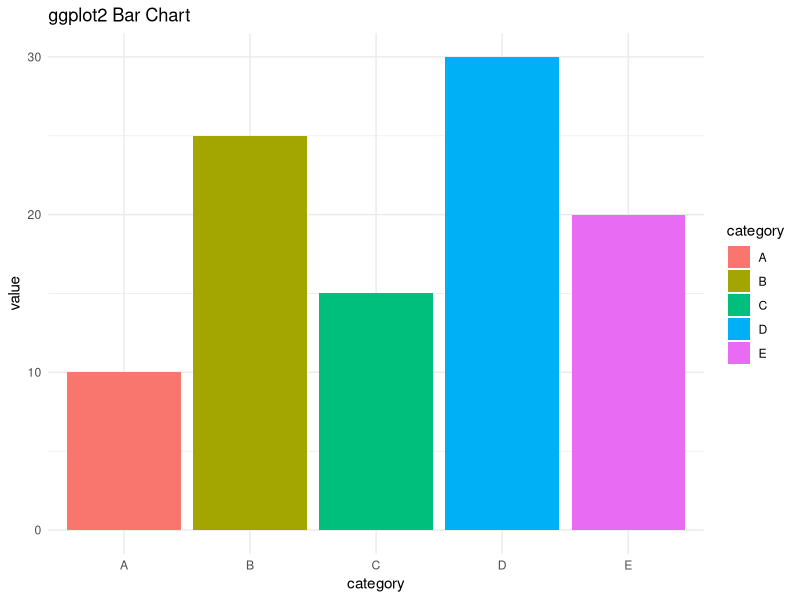
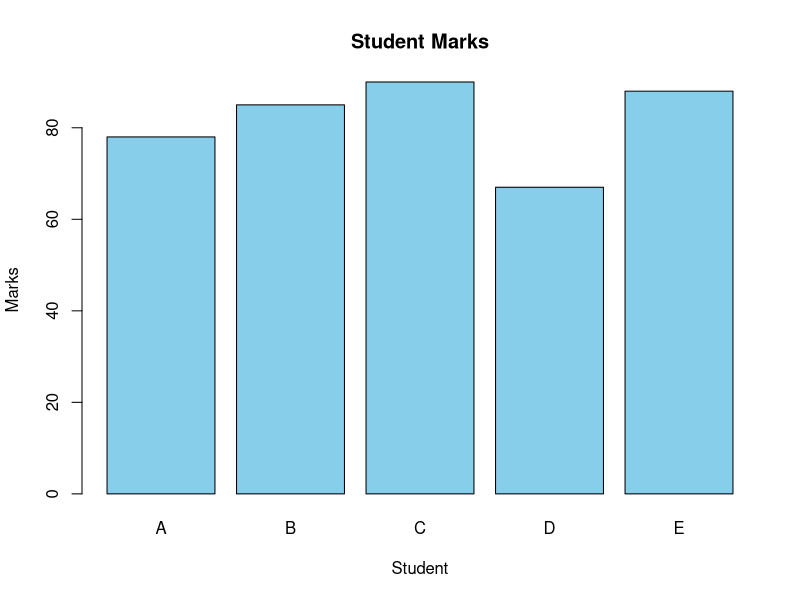
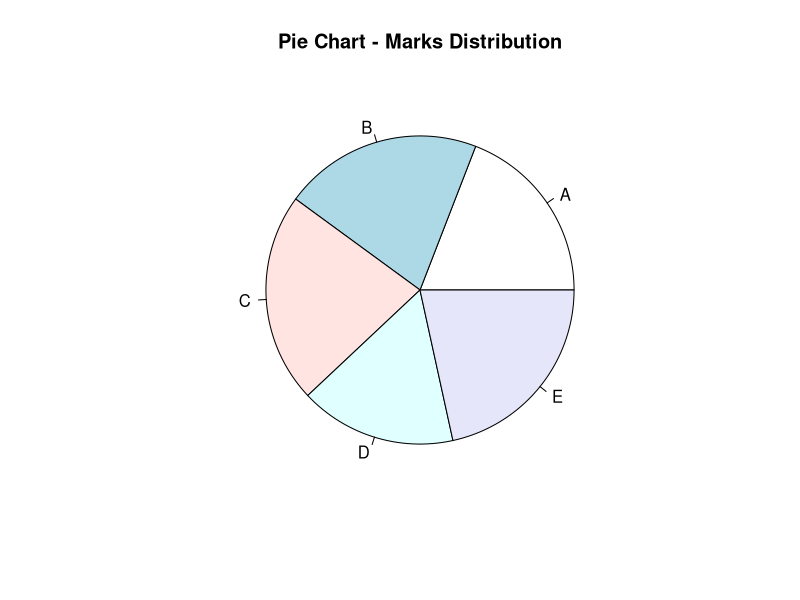
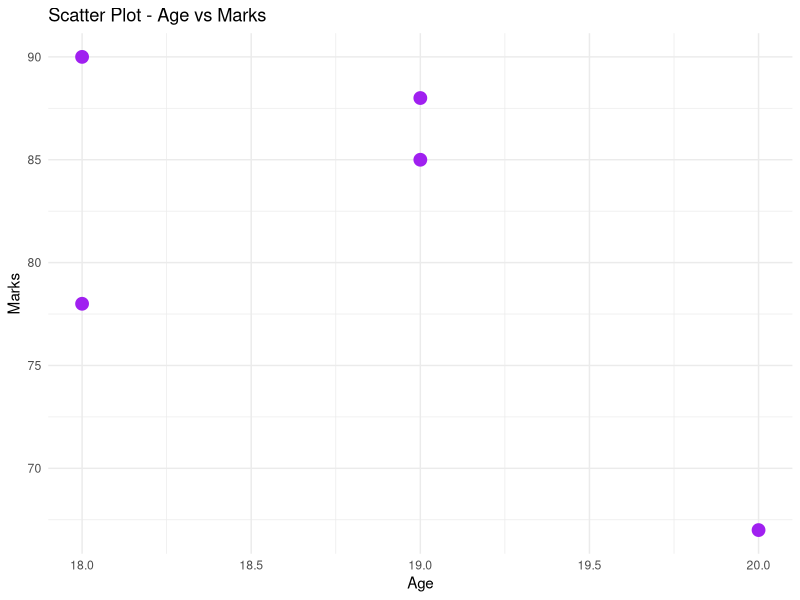
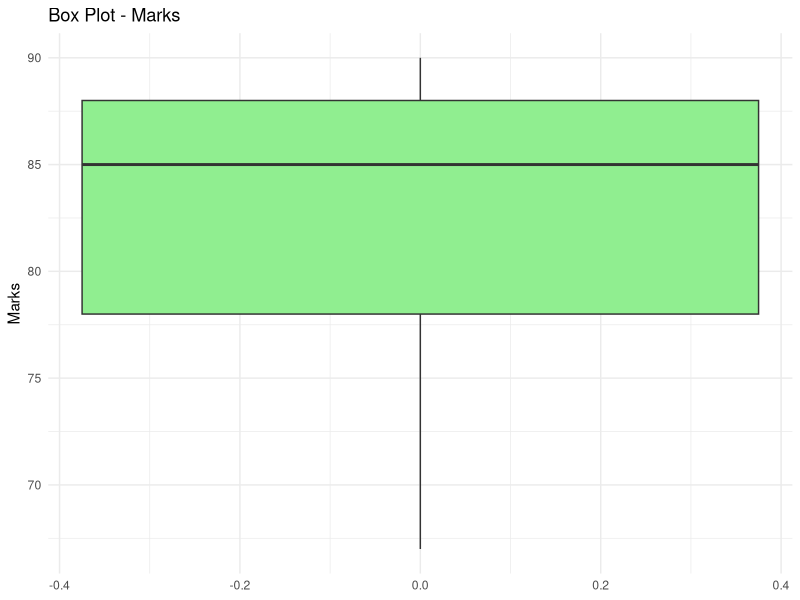

The R source for these figures, in order:
# EXP NO 07 - Data Visualization (R)
# Data Analysis and Visualization (DAV)
#
# Demonstrates data visualization using:
# - ggplot2: bar plot, scatter plot, boxplot
# - Base R: barplot, pie chart
#
# Install required packages if not already installed:
# install.packages("ggplot2")

library(ggplot2)

# --- Dataset 1: Category Values ---
data <- data.frame(
  category = c('A', 'B', 'C', 'D', 'E'),
  value    = c(10, 25, 15, 30, 20)
)

# ggplot2 Bar Chart
ggplot(data, aes(x = category, y = value, fill = category)) +
  geom_bar(stat = "identity") +
  theme_minimal() +
  ggtitle("ggplot2 Bar Chart")

# --- Dataset 2: Students ---
students <- data.frame(
  Name  = c("A", "B", "C", "D", "E"),
  Marks = c(78, 85, 90, 67, 88),
  Age   = c(18, 19, 18, 20, 19)
)

# Base R Bar Plot
barplot(students$Marks,
        names.arg = students$Name,
        col       = "skyblue",
        main      = "Student Marks",
        xlab      = "Student",
        ylab      = "Marks")

# Base R Pie Chart
pie(students$Marks,
    labels = students$Name,
    main   = "Pie Chart - Marks Distribution")

# ggplot2 Scatter Plot
ggplot(students, aes(x = Age, y = Marks)) +
  geom_point(size = 4, color = "purple") +
  ggtitle("Scatter Plot - Age vs Marks") +
  theme_minimal()

# ggplot2 Box Plot
ggplot(students, aes(y = Marks)) +
  geom_boxplot(fill = "lightgreen") +
  ggtitle("Box Plot - Marks") +
  theme_minimal()
